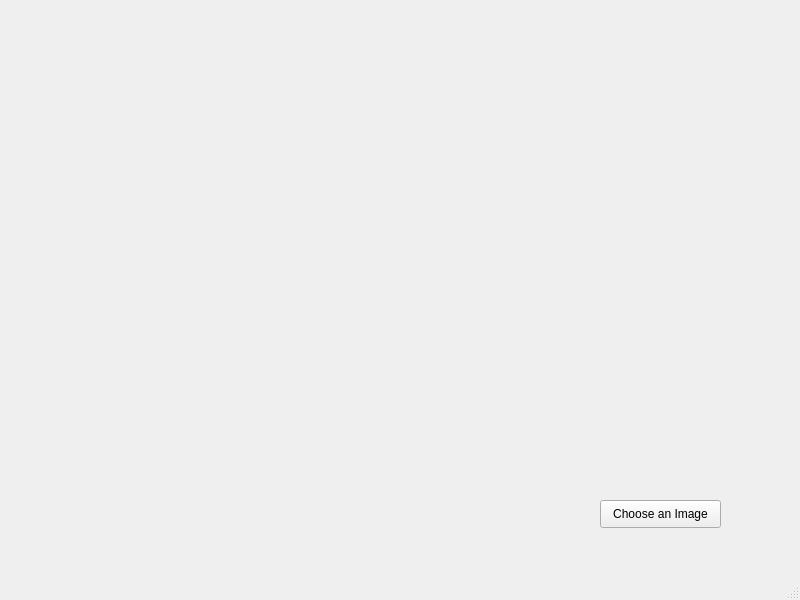
<?xml version="1.0" encoding="UTF-8"?>
<ui version="4.0">
 <class>MainWindow</class>
 <widget class="QMainWindow" name="MainWindow">
  <property name="geometry">
   <rect>
    <x>0</x>
    <y>0</y>
    <width>800</width>
    <height>600</height>
   </rect>
  </property>
  <property name="windowTitle">
   <string>MainWindow</string>
  </property>
  <widget class="QWidget" name="centralwidget">
   <widget class="QPushButton" name="btnImage">
    <property name="geometry">
     <rect>
      <x>600</x>
      <y>500</y>
      <width>121</width>
      <height>28</height>
     </rect>
    </property>
    <property name="text">
     <string>Choose an Image</string>
    </property>
   </widget>
   <widget class="QLabel" name="lblImage">
    <property name="geometry">
     <rect>
      <x>100</x>
      <y>50</y>
      <width>600</width>
      <height>400</height>
     </rect>
    </property>
    <property name="text">
     <string/>
    </property>
   </widget>
  </widget>
  <widget class="QMenuBar" name="menubar">
   <property name="geometry">
    <rect>
     <x>0</x>
     <y>0</y>
     <width>800</width>
     <height>26</height>
    </rect>
   </property>
  </widget>
  <widget class="QStatusBar" name="statusbar"/>
 </widget>
 <resources/>
 <connections/>
</ui>
